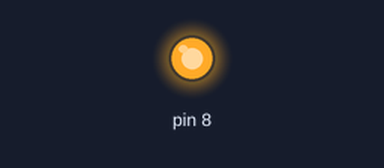
The sketch below on a simulated Arduino Uno, built with avr-gcc and run on an emulated ATmega328P. Parts: output pins drawn as LEDs (lit = HIGH).

Above: at 0.5 s.
At 5.0 s:
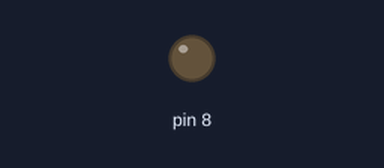
Timing chart, 0 to 6.9 s (numbered marks = the images above):
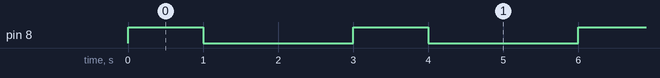

Measured:
- by itself, pin 8: alternates HIGH for 1.0 s and LOW for 2.0 s

The sketch:

_2-1.ino
```cpp
 void setup() {
  // put your setup code here, to run once:

}

void loop() {
  // put your main code here, to run repeatedly:
pinMode(8, OUTPUT);
digitalWrite(8, HIGH);
delay(1000);
digitalWrite(8,LOW);
delay(2000);


}
```
